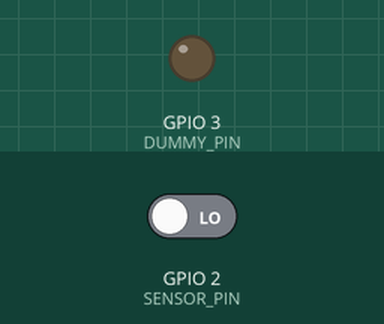
This sketch was run on a simulated ESP8266 (NodeMCU). Shown: output pins drawn as LEDs (lit = HIGH). The inputs (shaded band) are chosen by the test bench; at power-on: GPIO 2 (SENSOR_PIN) LOW. WiFi joins after 1.5 s; servers stay silent unless stated; no MQTT or app messages arrive unless stated.

Above: at 0.1 s.
At 1.7 s:
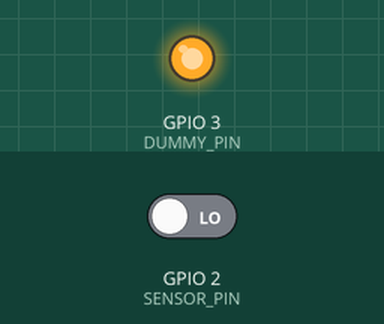
Timing chart, 0 to 3.2 s (numbered marks = the images above):
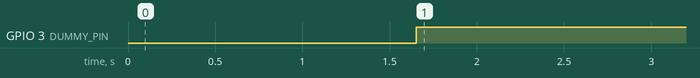

The sketch:

RainSensor.ino
```cpp
#include <stdlib.h>
#include <ESP8266WiFi.h>
#include <ArduinoOTA.h>
#include <ESP8266WebServer.h>
#include <PubSubClient.h>

#ifndef STASSID
#define STASSID   "Ahmads"
#define STAPSK    "Xg#609590"
#define HOSTNAME  "RainMonitor"
#define RAIN_CHECK_INTERVAL 3000  // 5 Seconds
#define SENSOR_PIN 2
#define DUMMY_PIN 3
#endif

static const String FOOTER = String("<br/><br/><br/><br/><br/><br/><br/>\n")
                           + String("<font face=\"Arial\" size=\"2\">\n")
                           + String("<table width=\"100%\" bgcolor=\"lightgray\" style=\"color: black;\">\n")
                           + String("  <tr><td>&nbsp;</td></tr>\n")
                           + String("  <tr>\n")
                           + String("    <td colspan=\"3\" align=\"center\">&#169; Copyright 2020 Alithis Technologies - All Rights Reserved</td>\n")
                           + String("  </tr>\n")
                           + String("  <tr><td>&nbsp;</td></tr>\n")
                           + String("  <tr>\n")
                           + String("    <td align=\"left\">&nbsp;<a href=\"https://alithistech.com\">Alithis Technologies</a></td>\n")
                           + String("    <td align=\"center\"><a href=\"mailto:getitdone@alithistech.com\">getitdone@alithistech.com</a></td>\n")
                           + String("    <td align=\"right\"><a href=\"tel:+919880506766\">+91-9880506766</a>&nbsp;</td>\n")
                           + String("  <tr>\n")
                           + String("  <tr><td>&nbsp;</td></tr>\n")
                           + String("</table>\n")
                           + String("</font>\n");

const char* ssid              = STASSID;
const char* password          = STAPSK;

long previousTimeRainCheck = 0;

String previousRainStatus = "";


// Set web server port number to 80
ESP8266WebServer server(80);

WiFiClient wifi;
PubSubClient mqtt(wifi);

const char BROKER[] = "192.168.68.173";
int        PORT     = 1883;
const char TOPIC_STATE_RAIN_STATUS[]  = "ahmads/rainMonitor/rainStatus";

void setup() {
  WiFi.mode(WIFI_STA);
  WiFi.setSleepMode(WIFI_NONE_SLEEP);
  WiFi.setAutoReconnect(true);
  WiFi.persistent(true);
  WiFi.begin(ssid, password);
  while (WiFi.status() != WL_CONNECTED) {
    delay(200);
  }

  // Port defaults to 8266
  ArduinoOTA.setPort(8266);
  ArduinoOTA.setHostname(HOSTNAME);

  ArduinoOTA.onStart([]() {
    String type;
    if (ArduinoOTA.getCommand() == U_FLASH) {
      type = "sketch";
    } else { // U_FS
      type = "filesystem";
    }
  });

  ArduinoOTA.begin();

  pinMode(SENSOR_PIN, INPUT);
  pinMode(DUMMY_PIN, OUTPUT);

  //Associate the handler functions to the path
  server.on("/", handleRoot);
  server.begin();

  mqtt.setServer(BROKER, PORT);
}

void loop() {
  if (!mqtt.connected()) {
    reconnect();
    mqtt.loop();
  } else {
    mqtt.loop();
  }

  // Handle the OTA Functionality
  ArduinoOTA.handle();

  //Handling of incoming requests
  server.handleClient();

  digitalWrite(DUMMY_PIN, HIGH);

  long currentTime = millis();

  // Check if power is down
  if(currentTime - previousTimeRainCheck > RAIN_CHECK_INTERVAL) {

    mqtt.publish(TOPIC_STATE_RAIN_STATUS, getRainStatus());

    previousTimeRainCheck = currentTime;
  }
}

void reconnect() {
  // Reconnect and publish
  if (mqtt.connect(HOSTNAME, "mqtt", "Mummy@123")) {

    if(previousRainStatus != (String)getRainStatus()) {
      mqtt.publish(TOPIC_STATE_RAIN_STATUS, getRainStatus());
    }
    previousRainStatus = (String)getRainStatus();
  }
}

void handleRoot() {
  String html = "<html>";
  html += "  <head><title>Rain Monitor</title></head>";
  html += "   <body>";
  html += "     <center>";
  html += "     <br>";
  html += "       <h1>Rain Monitor</h1>";
  html += "     <br>";
  html += "      <table border='1' cellpadding='20' cellspacing='0'>";
  html += "       <tr>";
  html += "         <td align='center'>Rain Status: <font color='blue'>" + String(getRainStatus()) + "</font></td>";
  html += "       </tr>";
  html += "     </table>";
  html += "   </center>";
  html += FOOTER;
  html += " </body>";
  html += "</html>";
  server.send(200, "text/html", html);
  server.client().stop();
}

const char* getRainStatus() {

  pinMode(SENSOR_PIN, OUTPUT);
  digitalWrite(SENSOR_PIN, HIGH);
  pinMode(SENSOR_PIN, INPUT);
  return digitalRead(SENSOR_PIN) == HIGH ? "No" : "Yes";
}
```

Measured:
- by itself, GPIO 3 (DUMMY_PIN): LOW → HIGH at 1.7 s
